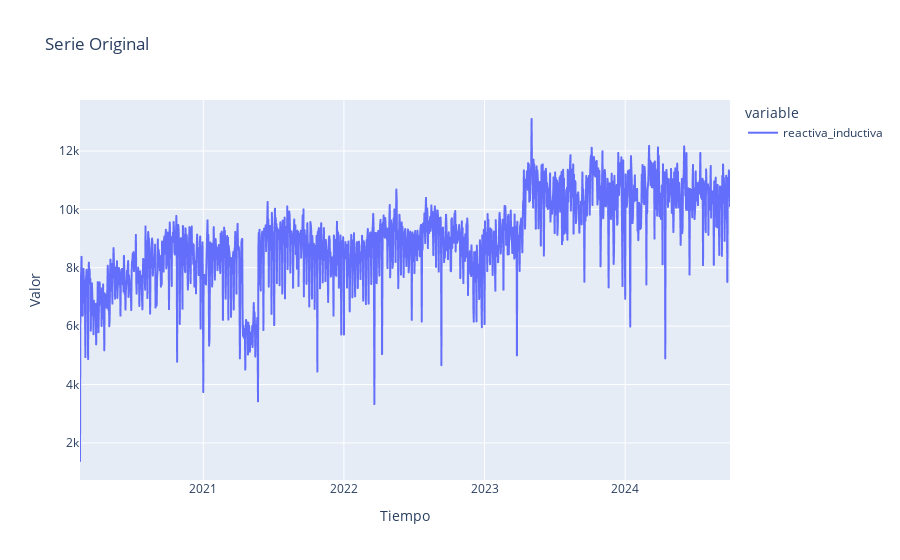
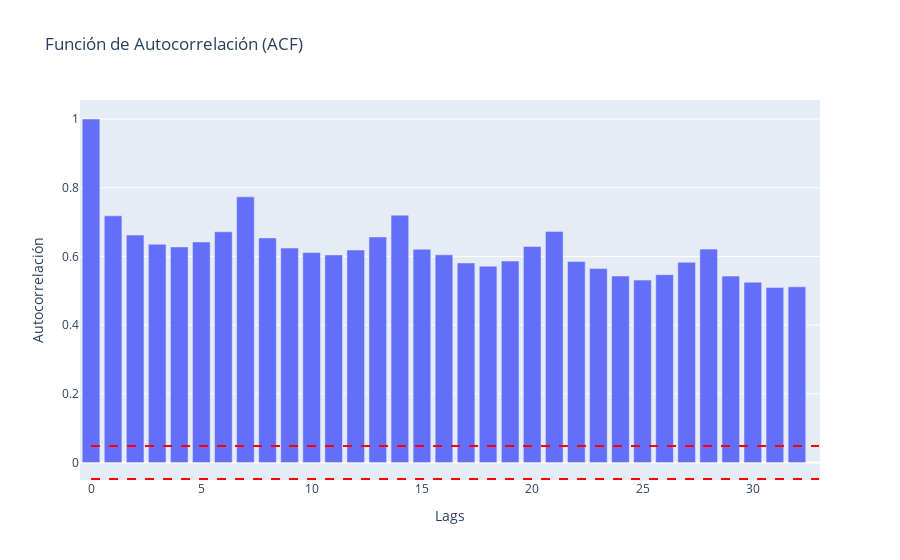
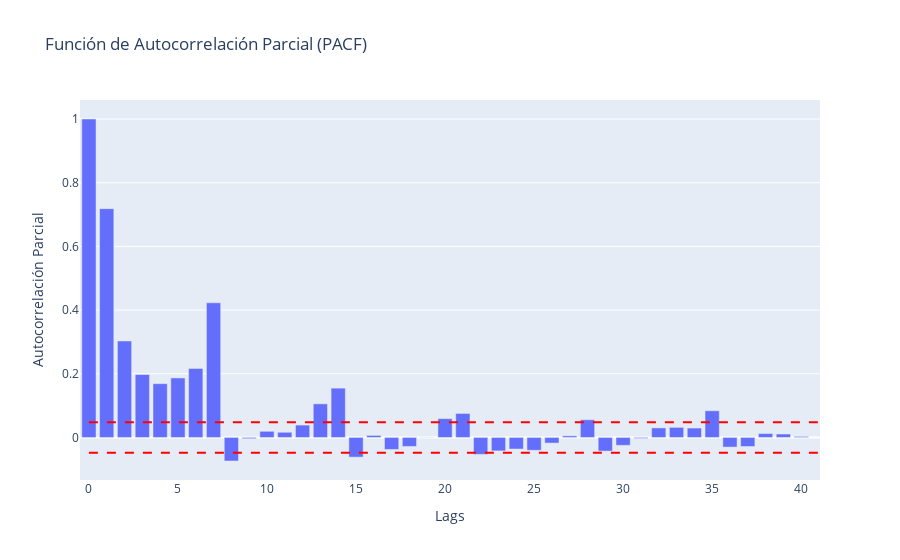
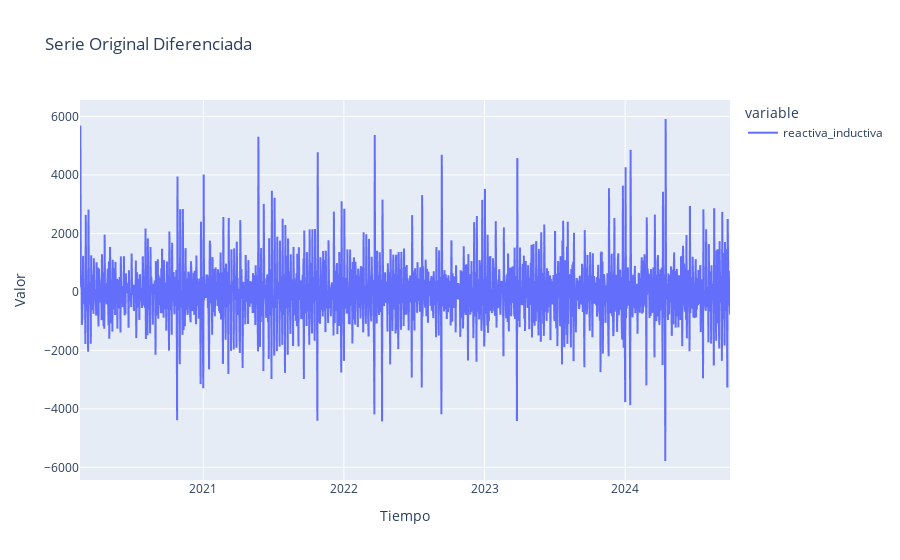

Source (notebook cell) for these figures, in order:
### Code cell
import plotly.express as px
import plotly.graph_objects as go
from statsmodels.graphics.tsaplots import acf, pacf
import pandas as pd

# Suponiendo que reactiva_inductiva es un DataFrame o Serie de pandas
# Crear el gráfico de la serie original
fig_original = px.line(reactiva_inductiva, title='Serie Original')
fig_original.update_xaxes(title_text='Tiempo')
fig_original.update_yaxes(title_text='Valor')

N = len(reactiva_inductiva)
umbral = 1.96 / np.sqrt(N)

# Calcular los valores de ACF
acf_values = acf(reactiva_inductiva, fft=True)
lags = list(range(len(acf_values)))

# Crear el gráfico de ACF
fig_acf = go.Figure()
fig_acf.add_trace(go.Bar(x=lags, y=acf_values, name='ACF'))
fig_acf.update_layout(title='Función de Autocorrelación (ACF)')
fig_acf.update_xaxes(title_text='Lags')
fig_acf.update_yaxes(title_text='Autocorrelación')
# Añadir las líneas de umbral de significancia
fig_acf.add_shape(type="line", x0=0, y0=umbral, x1=len(acf_values), y1=umbral,
                  line=dict(color="red", dash="dash"), name="Umbral Superior")
fig_acf.add_shape(type="line", x0=0, y0=-umbral, x1=len(acf_values), y1=-umbral,
                  line=dict(color="red", dash="dash"), name="Umbral Inferior")


# pacf
pacf_values = pacf(reactiva_inductiva, nlags=40)
lags_pacf = list(range(len(pacf_values)))
# Crear el gráfico de PACF
fig_pacf = go.Figure()
fig_pacf.add_trace(go.Bar(x=lags_pacf, y=pacf_values, name='PACF'))
fig_pacf.update_layout(title='Función de Autocorrelación Parcial (PACF)')
fig_pacf.update_xaxes(title_text='Lags')
fig_pacf.update_yaxes(title_text='Autocorrelación Parcial')
# Añadir las líneas de umbral de significancia
fig_pacf.add_shape(type="line", x0=0, y0=umbral, x1=len(pacf_values), y1=umbral, line=dict(color="red", dash="dash"), name="Umbral Superior")
fig_pacf.add_shape(type="line", x0=0, y0=-umbral, x1=len(pacf_values), y1=-umbral, line=dict(color="red", dash="dash"), name="Umbral Inferior")

# Crear el gráfico de Differenciacion
reactiva_inductiva_diff = reactiva_inductiva.diff()
fig_original_diff = px.line(reactiva_inductiva_diff, title='Serie Original Diferenciada')
fig_original_diff.update_xaxes(title_text='Tiempo')
fig_original_diff.update_yaxes(title_text='Valor')

# Gráfico de ACF 
acf_values_diff = acf(reactiva_inductiva_diff.dropna(), fft=True)
lags_diff = list(range(len(acf_values_diff)))
fig_acf_diff = go.Figure()
fig_acf_diff.add_trace(go.Bar(x=lags_diff, y=acf_values_diff, name='ACF'))
fig_acf_diff.update_layout(title='Función de Autocorrelación (ACF) Diferenciada')
fig_acf_diff.update_xaxes(title_text='Lags')
fig_acf_diff.update_yaxes(title_text='Autocorrelación')
# Añadir las líneas de umbral de significancia
fig_acf_diff.add_shape(type="line", x0=0, y0=umbral, x1=len(acf_values), y1=umbral,
                  line=dict(color="red", dash="dash"), name="Umbral Superior")
fig_acf_diff.add_shape(type="line", x0=0, y0=-umbral, x1=len(acf_values), y1=-umbral,
                  line=dict(color="red", dash="dash"), name="Umbral Inferior")


# pacf
pacf_diff = pacf(reactiva_inductiva_diff, nlags=40)
lags_pacf_diff = list(range(len(pacf_diff)))
# Crear el gráfico de PACF
fig_pacf_diff = go.Figure()
fig_pacf_diff.add_trace(go.Bar(x=lags_pacf_diff, y=pacf_diff, name='PACF'))
fig_pacf_diff.update_layout(title='Función de Autocorrelación Parcial (PACF)')
fig_pacf_diff.update_xaxes(title_text='Lags')
fig_pacf_diff.update_yaxes(title_text='Autocorrelación Parcial')
# Añadir las líneas de umbral de significancia
fig_pacf_diff.add_shape(type="line", x0=0, y0=umbral, x1=len(pacf_diff), y1=umbral, line=dict(color="red", dash="dash"), name="Umbral Superior")
fig_pacf_diff.add_shape(type="line", x0=0, y0=-umbral, x1=len(pacf_diff), y1=-umbral, line=dict(color="red", dash="dash"), name="Umbral Inferior")

# Crear el gráfico de la segunda Differenciacion
reactiva_inductiva_2diff = reactiva_inductiva.diff().diff()
fig_original_2diff = px.line(reactiva_inductiva_2diff, title='Serie Original Diferenciada')
fig_original_2diff.update_xaxes(title_text='Tiempo')
fig_original_2diff.update_yaxes(title_text='Valor')

# Gráfico de ACF 
acf_values_2diff = acf(reactiva_inductiva_2diff.dropna(), fft=True)
lags_2diff = list(range(len(acf_values_2diff)))
fig_acf_2diff = go.Figure()
fig_acf_2diff.add_trace(go.Bar(x=lags_2diff, y=acf_values_2diff, name='ACF'))
fig_acf_2diff.update_layout(title='Función de Autocorrelación (ACF) segunda Diferenciación')
fig_acf_2diff.update_xaxes(title_text='Lags')
fig_acf_2diff.update_yaxes(title_text='Autocorrelación')
# Añadir las líneas de umbral de significancia
fig_acf_2diff.add_shape(type="line", x0=0, y0=umbral, x1=len(acf_values), y1=umbral,
                  line=dict(color="red", dash="dash"), name="Umbral Superior")
fig_acf_2diff.add_shape(type="line", x0=0, y0=-umbral, x1=len(acf_values), y1=-umbral,
                  line=dict(color="red", dash="dash"), name="Umbral Inferior")

# Mostrar ambos gráficos
fig_original.show()
fig_acf.show()
fig_pacf.show()
fig_original_diff.show()
fig_acf_diff.show()
fig_pacf_diff.show()
fig_original_2diff.show()
fig_acf_2diff.show()

### Figure 1 — Plotly figure (JSON) as saved in the notebook; plotly's stock layout.template omitted (floating-point values rounded to 4 significant figures; data arrays with more than 128 entries replaced by an {"elided": "..."} marker saying what was removed)
{"data": [{"hovertemplate": "variable=reactiva_inductiva<br>date=%{x}<br>value=%{y}<extra></extra>", "legendgroup": "reactiva_inductiva", "line": {"color": "#636efa", "dash": "solid"}, "marker": {"symbol": "circle"}, "mode": "lines", "name": "reactiva_inductiva", "showlegend": true, "type": "scattergl", "x": {"elided": "1668 str values"}, "xaxis": "x", "y": {"elided": "1668 int values"}, "yaxis": "y"}], "layout": {"legend": {"title": {"text": "variable"}, "tracegroupgap": 0}, "title": {"text": "Serie Original"}, "xaxis": {"anchor": "y", "domain": [0, 1], "title": {"text": "Tiempo"}}, "yaxis": {"anchor": "x", "domain": [0, 1], "title": {"text": "Valor"}}}}

### Figure 2 — Plotly figure (JSON) as saved in the notebook; plotly's stock layout.template omitted (floating-point values rounded to 4 significant figures)
{"data": [{"name": "ACF", "type": "bar", "x": [0, 1, 2, 3, 4, 5, 6, 7, 8, 9, 10, 11, 12, 13, 14, 15, 16, 17, 18, 19, 20, 21, 22, 23, 24, 25, 26, 27, 28, 29, 30, 31, 32], "y": [1, 0.7181, 0.6621, 0.6354, 0.6276, 0.642, 0.6717, 0.7733, 0.6539, 0.6243, 0.611, 0.6044, 0.6186, 0.6566, 0.7201, 0.6209, 0.6045, 0.5809, 0.5714, 0.5866, 0.6291, 0.6728, 0.5853, 0.5645, 0.5428, 0.531, 0.5469, 0.5829, 0.6212, 0.5426, 0.5248, 0.5097, 0.5114]}], "layout": {"shapes": [{"line": {"color": "red", "dash": "dash"}, "name": "Umbral Superior", "type": "line", "x0": 0, "x1": 33, "y0": 0.04799, "y1": 0.04799}, {"line": {"color": "red", "dash": "dash"}, "name": "Umbral Inferior", "type": "line", "x0": 0, "x1": 33, "y0": -0.04799, "y1": -0.04799}], "title": {"text": "Función de Autocorrelación (ACF)"}, "xaxis": {"title": {"text": "Lags"}}, "yaxis": {"title": {"text": "Autocorrelación"}}}}

### Figure 3 — Plotly figure (JSON) as saved in the notebook; plotly's stock layout.template omitted (floating-point values rounded to 4 significant figures)
{"data": [{"name": "PACF", "type": "bar", "x": [0, 1, 2, 3, 4, 5, 6, 7, 8, 9, 10, 11, 12, 13, 14, 15, 16, 17, 18, 19, 20, 21, 22, 23, 24, 25, 26, 27, 28, 29, 30, 31, 32, 33, 34, 35, 36, 37, 38, 39, 40], "y": [1, 0.7186, 0.303, 0.1976, 0.1688, 0.1869, 0.2169, 0.4229, -0.07391, -0.003705, 0.01933, 0.01626, 0.03888, 0.1055, 0.1549, -0.06178, 0.006403, -0.03764, -0.02823, 0.0002149, 0.05913, 0.07545, -0.05302, -0.04218, -0.03636, -0.04022, -0.01767, 0.005058, 0.05564, -0.04278, -0.02471, -0.002851, 0.03002, 0.03167, 0.02954, 0.08384, -0.03023, -0.02839, 0.01222, 0.0108, 0.003229]}], "layout": {"shapes": [{"line": {"color": "red", "dash": "dash"}, "name": "Umbral Superior", "type": "line", "x0": 0, "x1": 41, "y0": 0.04799, "y1": 0.04799}, {"line": {"color": "red", "dash": "dash"}, "name": "Umbral Inferior", "type": "line", "x0": 0, "x1": 41, "y0": -0.04799, "y1": -0.04799}], "title": {"text": "Función de Autocorrelación Parcial (PACF)"}, "xaxis": {"title": {"text": "Lags"}}, "yaxis": {"title": {"text": "Autocorrelación Parcial"}}}}

### Figure 4 — Plotly figure (JSON) as saved in the notebook; plotly's stock layout.template omitted (floating-point values rounded to 4 significant figures; data arrays with more than 128 entries replaced by an {"elided": "..."} marker saying what was removed)
{"data": [{"hovertemplate": "variable=reactiva_inductiva<br>date=%{x}<br>value=%{y}<extra></extra>", "legendgroup": "reactiva_inductiva", "line": {"color": "#636efa", "dash": "solid"}, "marker": {"symbol": "circle"}, "mode": "lines", "name": "reactiva_inductiva", "showlegend": true, "type": "scattergl", "x": {"elided": "1668 str values"}, "xaxis": "x", "y": {"elided": "1668 int values"}, "yaxis": "y"}], "layout": {"legend": {"title": {"text": "variable"}, "tracegroupgap": 0}, "title": {"text": "Serie Original Diferenciada"}, "xaxis": {"anchor": "y", "domain": [0, 1], "title": {"text": "Tiempo"}}, "yaxis": {"anchor": "x", "domain": [0, 1], "title": {"text": "Valor"}}}}
